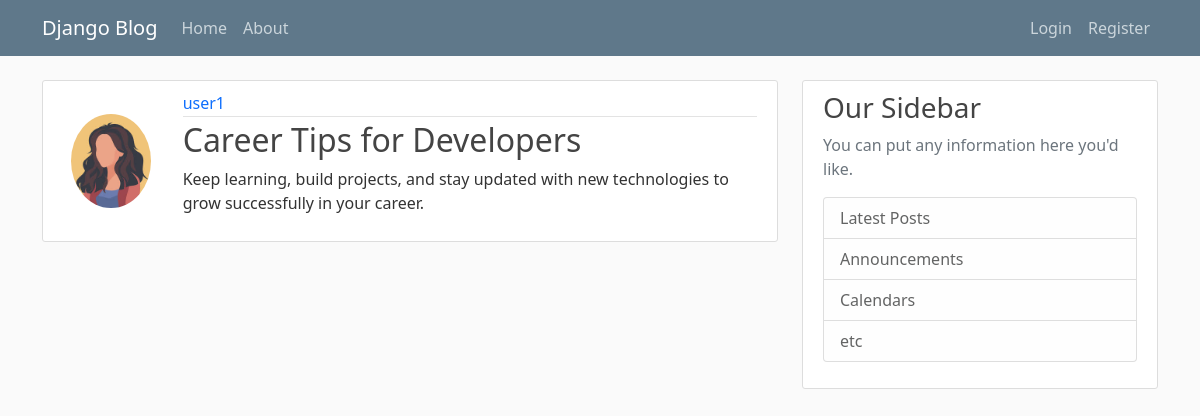
The page /post/35/ on the database its author committed.
### blog/models.py (models this page shows, shortened)
class Posts(models.Model):
    title=models.CharField(max_length=100)
    content=models.TextField()
    data_posted=models.DateTimeField(default=timezone.now)
    author=models.ForeignKey(User,on_delete=models.CASCADE)

### users/models.py (models this page shows, shortened)
class Profile(models.Model):
    user=models.OneToOneField(User,on_delete=models.CASCADE)
    image=models.ImageField(default='default.jpg',upload_to='profile_pics')

### blog/views.py (the view)
# urls.py: path('post/<int:pk>/', PostDetailView.as_view(), name='post_detail'),
class PostDetailView(DetailView):
    model=Posts

### blog/templates/blog/posts_detail.html (shortened to what this page needs)
{% extends 'blog/base.html' %}
{% block content %}
<article class="media content-section">
    <div class="row">
        <div class="col-md-2 d-flex align-items-center justify-content-center">
            <img class="col-md-10 rounded-circle"
                 src="{{ object.author.profile.image.url }}">
        </div>
        <div class="media-body col-md-10">
            <div class="article-metadata">
                <a class="mr-2 text-decoration-none"
                   href="{% url 'user_posts' object.author.username %}">
                   {{ object.author }}
                </a>
            </div>
            <h2 class="article-title">{{ object.title }}</h2>
            <p class="article-content">{{ object.content }}</p>
        </div>
    </div>
</article>
{% endblock content %}

### blog/static/blog/main.css (style rules this page uses)
body { background: #fafafa; color: #333333; margin-top: 5rem; }
h1, h2, h3, h4, h5, h6 { color: #444444; }
.content-section { background: #ffffff; padding: 10px 20px; border: 1px solid #dddddd; border-radius: 3px; margin-bottom: 20px; }
.article-title { color: #444444; }
.article-content { white-space: pre-line; }
.article-metadata { padding-bottom: 1px; margin-bottom: 4px; border-bottom: 1px solid #e3e3e3; }

### rows shown on the page
Posts: author.profile.image (placeholder picture), author "user1", title "Career Tips for Developers", content "Keep learning, build projects, and stay updated with new technologies to grow successfully in your career."
